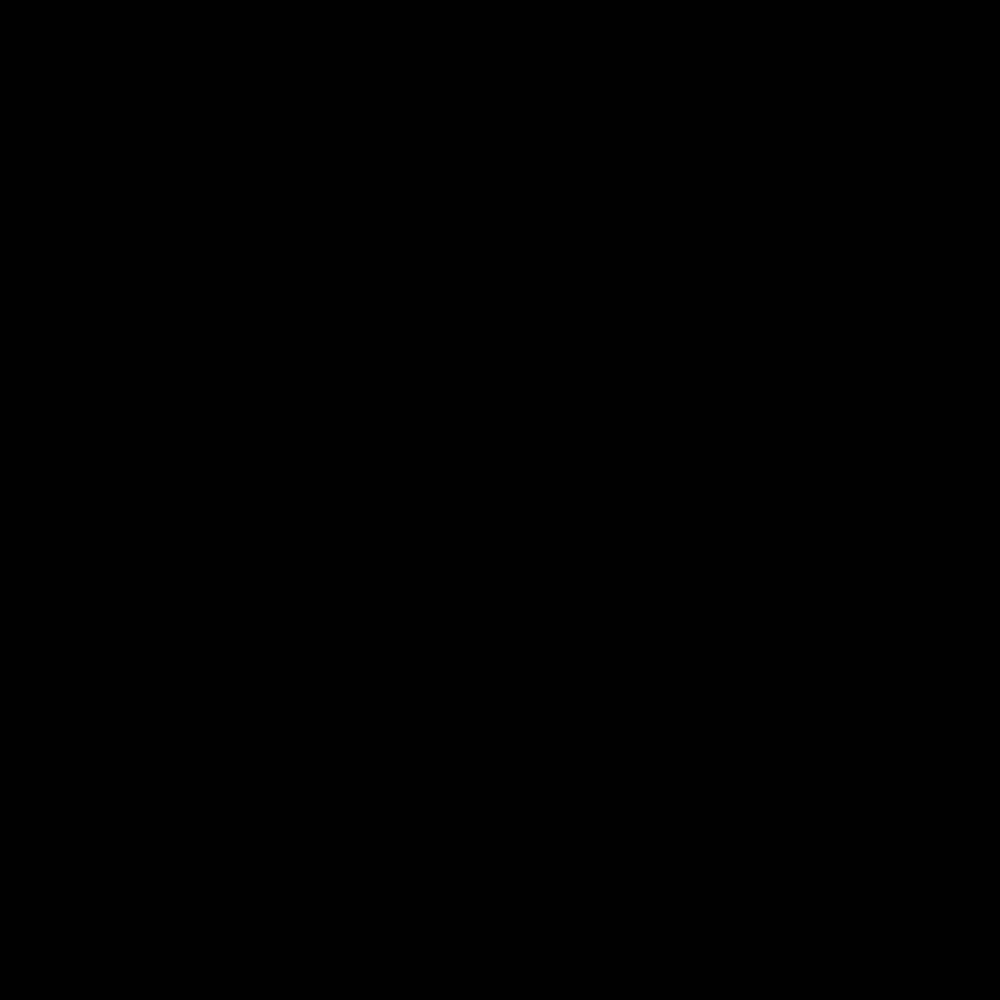
Frame 1 (no input)
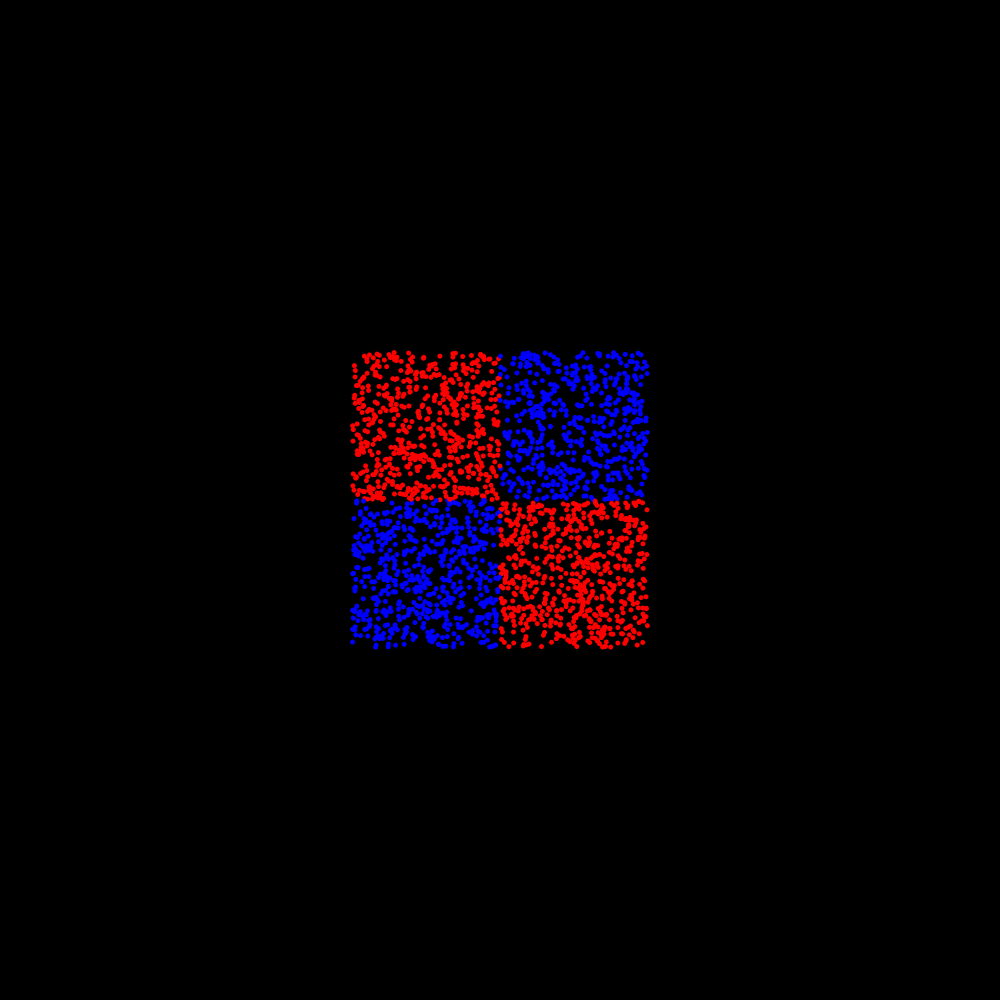
Frame 60 (the mouse pressed at the canvas centre just before this capture)
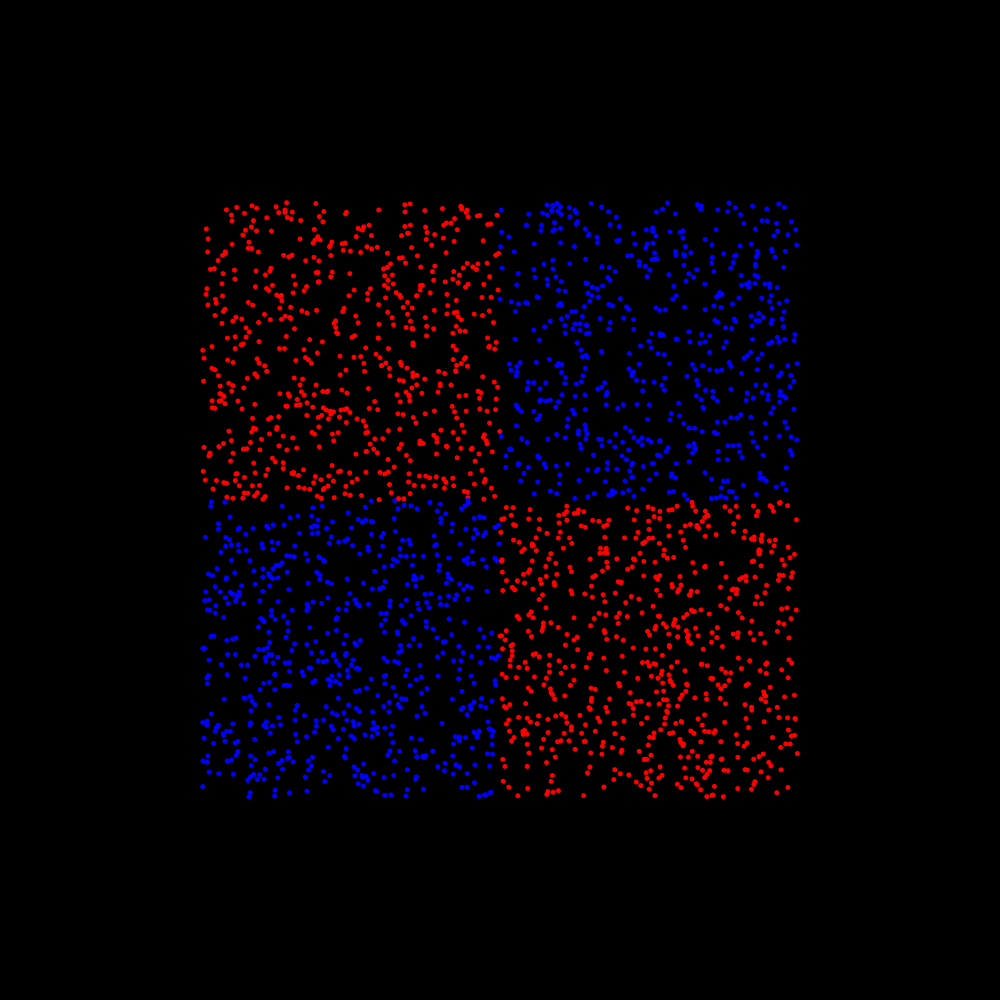
Frame 120 (the mouse held since frame 60 and released just before this capture)

The Processing sketch that drew these frames (run headless with seeded random() and noise(); from frame 60 on, the mouse is pressed at the canvas centre):

// Processing sketch: processing_182432
// ── processing_182432.pde

ArrayList<Circle> circles = new ArrayList<Circle>();
boolean keyspace,keyup,keydown,keyright,keyleft;

void setup()
{
  size(1000,1000);
  background(0);
  noStroke();
  for (int i = 0; i < 2500; i++)
  {
    circles.add(new Circle());
  }
}

void draw()
{
  background(0);
  for (int i = 0; i < circles.size(); i++)
  {
    Circle c1 = circles.get(i);
    c1.display();
    c1.velocity();
    c1.Color();
    if (keyspace) c1.swap();
    if (keyup)    c1.flash();
    if (keydown)  c1.center();
    if (keyright) c1.right();
    if (keyleft)  c1.left();
  }
}

void keyPressed()
{
  if (keyCode == ' ')   keyspace = true;
  if (keyCode == RIGHT) keyright = true;
  if (keyCode == LEFT)  keyleft = true;
  if (keyCode == DOWN)  keydown = true;
  if (keyCode == UP)    keyup = true;
}

void keyReleased()
{
  if (keyCode == ' ')   keyspace = false;
  if (keyCode == RIGHT) keyright = false;
  if (keyCode == LEFT)  keyleft = false;
  if (keyCode == DOWN)  keydown = false;
  if (keyCode == UP)    keyup = false;
}

class Circle
{
  float xpos;
  float ypos;
  float xvel;
  float yvel;
  float a;
  float b;
  float d;
  float g;
  float o;
  float r;
 
  Circle()
  {
    xpos = width/2;
    ypos = height/2;
    xvel = random(-5,5);
    yvel = random(-5,5);
    o = 500; 
    a =1;
  }
  
  
  void velocity()
  {
    xpos = xpos + xvel/2 /*+ mouseX/50*/;
    ypos = ypos +yvel/2 /*+ mouseY/50*/;
    if (xpos > width)
    { 
      xpos = 0;
    }
    else if (xpos < 0)
    {
      xpos = width;
    }
    if (ypos > height)
    {
      ypos = 0;
    }
    else if (ypos < 0)
    {
      ypos = height;
    }
  }
  
  void right()
  {
    xvel = xvel + 1;
    if (xvel > 50)
    {
      xvel = xvel - 10;
    }
  }
  
  void left()
  {
    xvel = xvel - 1;
    if (xvel < -50)
    {
      xvel = xvel + 10;
    }
  }
    
  void center()
  {
    xpos = width/2;
    ypos = width/2;
    xvel = random(-5,5);
    yvel = random(-5,5);
    /*xvel = random(5);
    yvel = random(-5);*/
  }
  
  void flash()
  {
    if (o > 0)
    {
      o = o - 10;
    }
    if (o == 0)
    {
      o = 500;
    }
  }
  
  void swap()
  {
     if (xpos > width/2)
    {
      b = 0;
      r = 255;
      if (ypos > height/2)
      {
        b = 255;
        r = 0;
      }
    }
    if (xpos < width/2)
    {
      b = 0;
      r = 255;
      if (ypos < height/2)
      {
        r = 0;
        b = 255;
      }
    }
   }
    
  
  void Color()
  {
    if (xpos > width/2)
    {
      b = 255;
      r = 0;
      if (ypos > height/2)
      {
        b = 0;
        r = 255;
      }
    }
    if (xpos < width/2)
    {
      b = 255;
      r = 0;
      if (ypos < height/2)
      {
        r = 255;
        b = 0;
      }
    }
  }
  
  void display()
  {
    fill(r,g,b,o);
    ellipse(xpos,ypos,5,5);
  }
}
  
